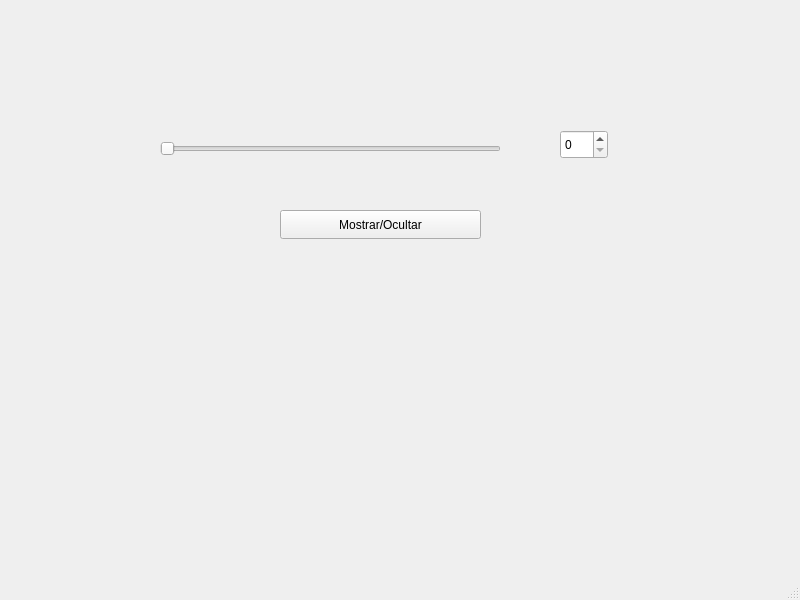
<?xml version="1.0" encoding="UTF-8"?>
<ui version="4.0">
 <class>MainWindow</class>
 <widget class="QMainWindow" name="MainWindow">
  <property name="geometry">
   <rect>
    <x>0</x>
    <y>0</y>
    <width>800</width>
    <height>600</height>
   </rect>
  </property>
  <property name="windowTitle">
   <string>MainWindow</string>
  </property>
  <widget class="QWidget" name="centralwidget">
   <widget class="QSpinBox" name="spinBox">
    <property name="geometry">
     <rect>
      <x>560</x>
      <y>130</y>
      <width>48</width>
      <height>29</height>
     </rect>
    </property>
   </widget>
   <widget class="QSlider" name="horizontalSlider">
    <property name="geometry">
     <rect>
      <x>160</x>
      <y>140</y>
      <width>341</width>
      <height>18</height>
     </rect>
    </property>
    <property name="orientation">
     <enum>Qt::Horizontal</enum>
    </property>
   </widget>
   <widget class="QPushButton" name="pushButton1">
    <property name="geometry">
     <rect>
      <x>280</x>
      <y>210</y>
      <width>201</width>
      <height>29</height>
     </rect>
    </property>
    <property name="text">
     <string>Mostrar/Ocultar</string>
    </property>
   </widget>
  </widget>
  <widget class="QMenuBar" name="menubar">
   <property name="geometry">
    <rect>
     <x>0</x>
     <y>0</y>
     <width>800</width>
     <height>25</height>
    </rect>
   </property>
  </widget>
  <widget class="QStatusBar" name="statusbar"/>
 </widget>
 <resources/>
 <connections/>
</ui>
